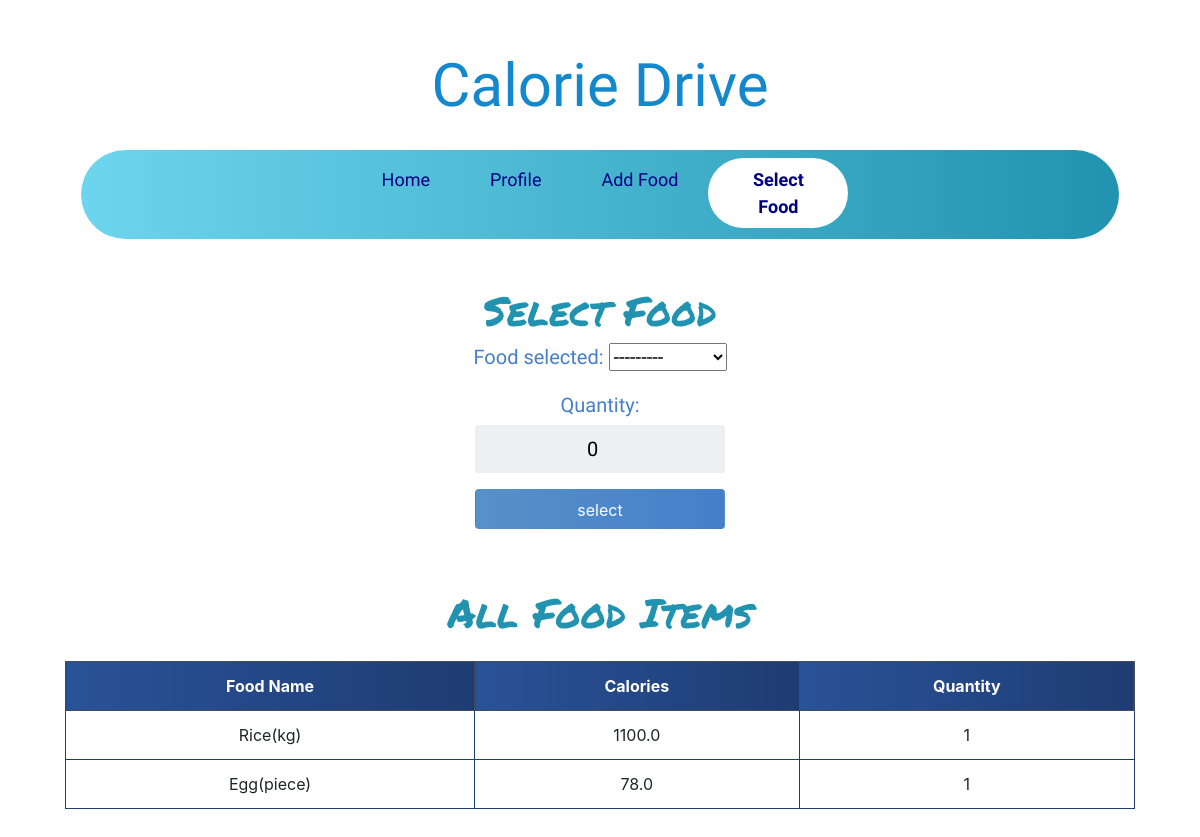
Before: /select_food/ (signed in) with the older database file.
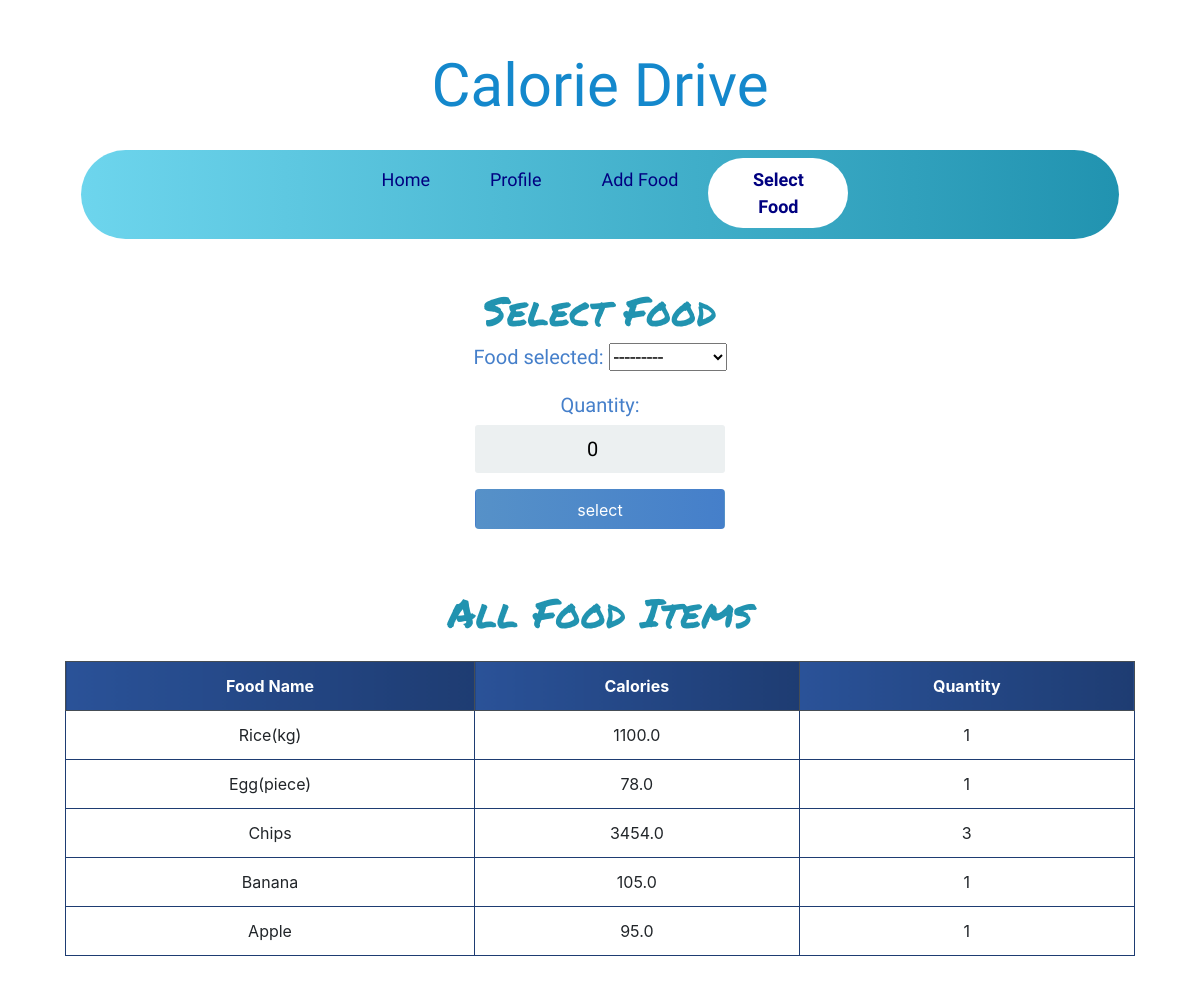
After: the same page with the newer database file.
### calories/models.py (models this page shows)
class Food(models.Model):
	name = models.CharField(max_length=200 ,null=False)
	quantity = models.PositiveIntegerField(null=False,default=0)
	calorie = models.FloatField(null=False,default=0)
	person_of = models.ForeignKey(User,null=True,on_delete=models.CASCADE)
	def __str__(self):
		return self.name

### calories/views.py (the view)
# urls.py: path('select_food/',select_food,name='select_food'),
@login_required
def select_food(request):
	person = Profile.objects.filter(person_of=request.user).last()
	food_items = Food.objects.filter(person_of=request.user)
	form = SelectFoodForm(request.user,instance=person)
	if request.method == 'POST':
		form = SelectFoodForm(request.user,request.POST,instance=person)
		if form.is_valid():
			form.save()
			return redirect('home')
	else:
		form = SelectFoodForm(request.user)
	context = {'form':form,'food_items':food_items}
	return render(request, 'select_food.html',context)

### calories/forms.py
class SelectFoodForm(forms.ModelForm):
    class Meta:
        model = Profile
        fields = ('food_selected','quantity',)
    def __init__(self, user, *args, **kwargs):
        super(SelectFoodForm, self).__init__(*args, **kwargs)
        self.fields['food_selected'].queryset = Food.objects.filter(person_of=user)

### templates/select_food.html (shortened to what this page needs)
{% extends 'base.html' %}
{% block content %}
    <div class="login mt-0">
        <div class="login-screen">
            <div class="app-title">
                <h1 class="headline">Select Food</h1>
            </div>
            <form method="POST" action="" class="login-form">
              <h5 class="form-labels">
                {{ form.as_p }}
            </h5>
                <input class="btn login_btn pt-2" type="submit" value="select">
            </form>
        </div>
    </div>
    <div class="container-fluid">
   <h1 class="headline text-center pb-3">All Food Items </h1>
        <table class="table table-bordered text-center">
            <thead class="thead-dark">
                <tr>
                    <th scope="col">Food Name</th>
                    <th scope="col">Calories</th>
                    <th scope="col">Quantity</th>
                </tr>
            </thead>
            <tbody>
                {% for food in food_items %}
                <tr>
                    <td>{{ food.name }}</td>
                    <td>{{ food.calorie }}</td>
                    <td>{{ food.quantity }}</td>
                </tr>
                {% endfor %}
            </tbody>
        </table>
     </div>
{% endblock content %}

### templates/base.html (shortened to what this page needs)
<!DOCTYPE html>
{% load static %}
<html>
<head>
	<link href="{% static 'css/base.css' %}" rel="stylesheet">
	<link rel="stylesheet" href="https://stackpath.bootstrapcdn.com/bootstrap/4.5.2/css/bootstrap.min.css">
</head>
<body>
  <a href={% url "home" %}><h1 class="logo text-center">Calorie Drive</h1></a>
<nav id="navbar-primary" class="navbar navbar-expand-lg navbar-default active" role="navigation">
 <div class="container">
            <div class="collapse navbar-collapse" id="resNav">
            <ul class="navbar-nav justify-content-center">
              {% with url_name=request.resolver_match.url_name %}
              <li class="nav-item"><a class="nav-link  {% if url_name == 'home' %} active{% endif %}" href={% url "home" %}>Home</a></li>
              <li class="nav-item"><a class="nav-link {% if url_name == 'profile' %} active{% endif %}" href={% url "profile" %}>Profile</a></li>
              <li class="nav-item"><a class="nav-link {% if url_name == 'add_food' %} active{% endif %}" href={% url "add_food" %}>Add Food</a></li>
              <li class="nav-item"><a class="nav-link {% if url_name == 'select_food' %} active{% endif %}" href={% url "select_food" %}>Select Food</a></li>
              {% endwith %}
            </ul>
            </div>
 </div>
</nav>
        {% block content %}
        {% endblock content %}
</body>
</html>

### static/css/base.css (style rules this page uses)
a { text-decoration:none !important; }
.logo { font-family: 'Lobster', cursive; padding-top:0px; padding-bottom:12px; font-size: 60px; color: #1488CC; color: -webkit-linear-gradient(to right, #2B32B2, #1488CC); color: linear-gradient(to right, #2B32B2, #1488CC); }
#navbar-primary.navbar-default .navbar-nav { width: 100%; text-align: center; background: #2193b0; background: -webkit-linear-gradient(to right, #6dd5ed, #2193b0); background: linear-gradient(to right, #6dd5ed, #2193b0); border-radius: 100px ; }
#navbar-primary.navbar-default .navbar-nav > li { display: inline-block; float: none; vertical-align: top; padding-top: 8px; padding-bottom: 8px; font-family: 'Grandstander', cursive }
#navbar-primary.navbar-default .navbar-nav > li > a { padding-left: 30px; padding-right: 30px; color:#000080; font-size: 18px; text-decoration:none; }
ul.navbar-nav .nav-item:after { content: ''; display: block; height: 3px; width: 0; transition: width .5s ease, background-color .5s ease; }
.navbar-nav .nav-item > a.active { width: 140px; background: white ; border-radius: 100px ; color: #white !important; text-align: center; font-weight: bolder; display: block; text-decoration: none; }
body { font-family: Arial; background-color: #3498DB; padding: 50px; }
.login { margin: 20px auto; width: 300px; }
.login-screen { background-color: #FFF; padding: 20px; border-radius: 5px }
.app-title { text-align: center; color: #777; }
.login-form { text-align: center; }
input { text-align: center; background-color: #ECF0F1; border: 2px solid transparent; border-radius: 3px; font-size: 16px; font-weight: 200; padding: 10px 0; width: 250px; transition: border .5s; }
.btn { background: #457fca; background: -webkit-linear-gradient(to right, #5691c8, #457fca); background: linear-gradient(to right, #5691c8, #457fca); color: white !important; font-size: 16px; line-height: 25px; padding: 10px 0; text-decoration: none; text-shadow: none; border-radius: 3px; box-shadow: none; transition: 0.25s; display: block; width: 250px; margin: 0 auto; }
th { background: #1e3c72; background: -webkit-linear-gradient(to right, #2a5298, #1e3c72); background: linear-gradient(to right, #2a5298, #1e3c72); }
.headline { font-family: 'Permanent Marker', cursive; padding-top:20px; color: #2193b0; color: -webkit-linear-gradient(to right, #6dd5ed, #2193b0); color: linear-gradient(to right, #6dd5ed, #2193b0); }
.table { background-color: white; color: #18AD7C; }
table.table-bordered > thead > tr > th { border:1px solid #1e3c72; }
table.table-bordered > tbody > tr > td { border:1px solid #1e3c72; }
.form-labels { font-family: 'Titillium Web', sans-serif; color:#457fca; }

Changed rows visible on the page:
added Food: name "Chips", calorie "3454.0", quantity "3"
added Food: name "Banana", calorie "105.0", quantity "1"
added Food: name "Apple", calorie "95.0", quantity "1"
